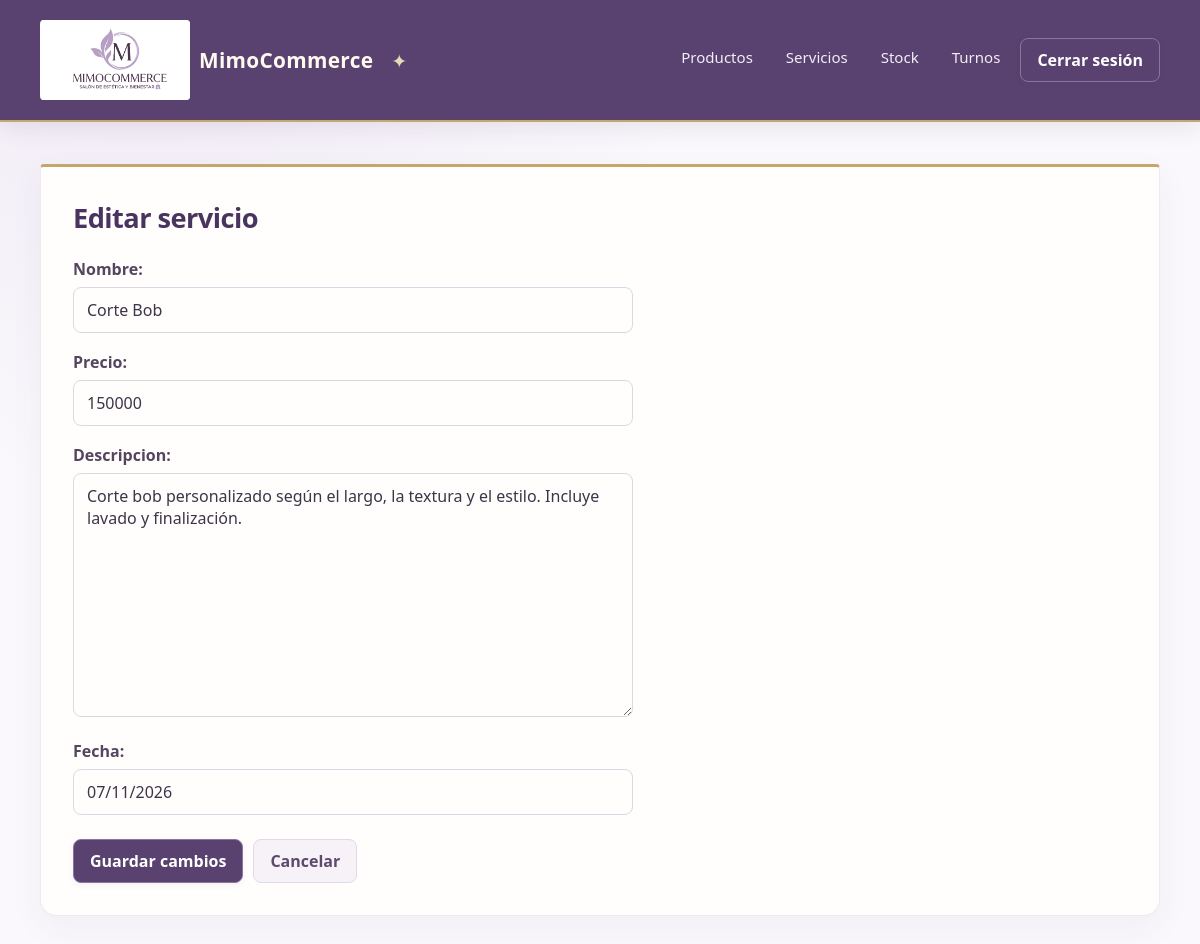
The page /servicios/4/editar/ (signed in) on the database its author committed.
### apps/servicios/models.py (models this page shows, shortened)
class Servicio(models.Model):
    nombre = models.CharField(max_length=100)
    precio = models.IntegerField()
    descripcion = models.TextField()
    fecha = models.DateField()

### apps/servicios/views.py (the view)
# urls.py: path('<int:pk>/editar/', ServicioUpdateView.as_view(), name='servicio_update'),
class ServicioUpdateView(LoginRequiredMixin, UpdateView):
    model = Servicio
    fields = '__all__'
    template_name = 'servicios/update.html'
    success_url = reverse_lazy('servicios:servicio_list')

### apps/empresa/views.py (called while the page is built)
def empresa_encabezado(request):
    return {'empresa_encabezado': Empresa.objects.order_by('pk').first()}

### templates/servicios/update.html (shortened to what this page needs)
{% extends 'base/base.html' %}
{% block contentido %}
    <h1>Editar servicio</h1>
    <form method="post" class="service-form" novalidate>
        {{ form.as_p }}
        <div class="form-actions">
            <button type="submit">Guardar cambios</button>
            <a class="button button-secondary" href="{% url 'servicios:servicio_list' %}">Cancelar</a>
        </div>
    </form>
{% endblock contentido %}

### static/css/estilos.css (style rules this page uses)
:root { color-scheme: light; font-family: "Segoe UI", Arial, sans-serif; color: #3d3448; background: #faf8fc; font-synthesis: none; text-rendering: optimizeLegibility; --plum: #594270; --plum-deep: #49345f; --lavender: #f2edf6; --gold: #c5a76b; --gold-light: #e8d8b5; }
* { box-sizing: border-box; }
body { min-width: 320px; min-height: 100vh; margin: 0; background: radial-gradient(ellipse at 12% 0%, #f0eaf5 0, transparent 34rem), #faf8fc; }
h1 { margin: 0 0 22px; color: var(--plum-deep); font-size: 1.7rem; font-weight: 600; letter-spacing: -.02em; }
.button, button { display: inline-block; border: 1px solid #8b759c; border-radius: 8px; padding: 10px 16px; background: var(--plum); color: #fff; font: inherit; font-weight: 550; text-decoration: none; cursor: pointer; box-shadow: 0 2px 6px #49345f12; transition: background .18s ease, transform .18s ease, box-shadow .18s ease, border-color .18s ease; }
.button-secondary { border-color: #e2d8e8; background: #f6f2f8; color: #5d496d; box-shadow: none; }
form p { margin: 0 0 18px; }
label { display: block; margin-bottom: 7px; color: #54465f; font-weight: 550; }
input, select, textarea { width: 100%; max-width: 560px; padding: 11px 13px; border: 1px solid #ded6e2; border-radius: 8px; background: #fffefd; color: #3d3448; font: inherit; transition: border-color .18s ease, box-shadow .18s ease; }
textarea { min-height: 110px; }
.form-actions { display: flex; flex-wrap: wrap; align-items: center; gap: 10px; margin-top: 24px; }

### rows shown on the page
Servicio: nombre "Corte Bob", precio "150000", descripcion "Corte bob personalizado según el largo, la textura y el estilo. Incluye lavado y finalización.", fecha "07/11/2026"
